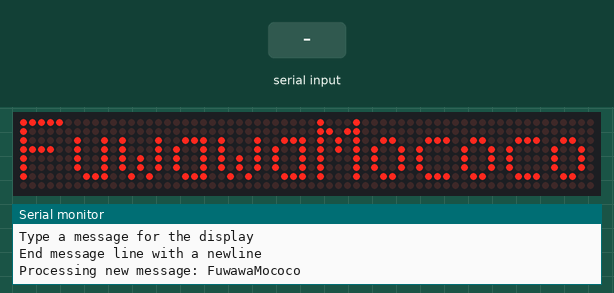
The sketch below on a simulated ESP8266 (Wemos D1 mini). Parts: 64×8 LED matrix, the last lines printed to the serial monitor. Inputs (shaded band) come from the test bench.

Above: at 1.2 s.
1.3 s: "1\n" received over Serial
At 2.2 s:
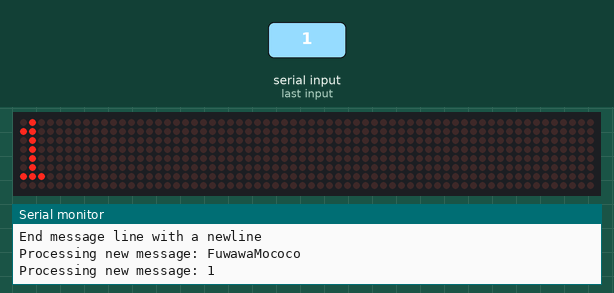
2.8 s: "0\n" received over Serial
At 3.4 s:
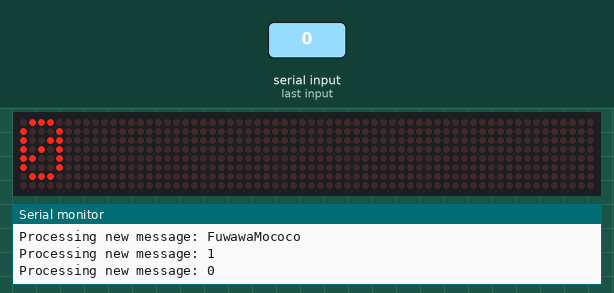
4.3 s: "2\n" received over Serial
At 5.7 s:
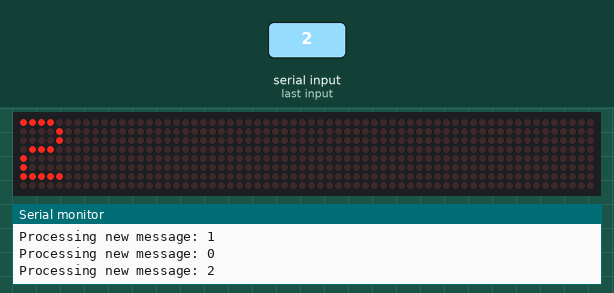
Timing chart, 0 to 7.3 s (numbered marks = the images above; inputs shaded):
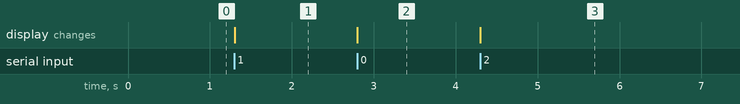

Measured:
- after the input at 1.3 s, the display: changes at once (image 1)
- after the input at 2.8 s, the display: changes at once (image 2)
- after the input at 4.3 s, the display: changes at once (image 3)

The sketch:

display_test.ino
```cpp
// Use the MD_MAX72XX library to Print some text on the display
//
// Demonstrates the use of the library to print text.
//
// User can enter text on the serial monitor and this will display as a
// message on the display.
// Library doc https://majicdesigns.github.io/MD_MAX72XX/class_m_d___m_a_x72_x_x.html
//
// THIS TEST CASE IS SUPPOSE TO BE RUN WITH ESP8266 (Wemos D1 Mini)

#include <MD_MAX72xx.h>
#include <SPI.h>

#define PRINT(s, v) { Serial.print(F(s)); Serial.print(v); }

// Define the number of devices we have in the chain and the hardware interface
// NOTE: These pin numbers will probably not work with your hardware and may
// need to be adapted
#define HARDWARE_TYPE MD_MAX72XX::DR1CR0RR0_HW
#define MAX_DEVICES 8

#define CLK_PIN   D2  // or SCK
#define DATA_PIN  D3  // or MOSI
#define CS_PIN    D4 // or SS

// SPI hardware interface
//MD_MAX72XX mx = MD_MAX72XX(HARDWARE_TYPE, CS_PIN, MAX_DEVICES);
// Arbitrary pins
MD_MAX72XX mx = MD_MAX72XX(HARDWARE_TYPE, DATA_PIN, CLK_PIN, CS_PIN, MAX_DEVICES);

// Text parameters
#define CHAR_SPACING  1 // pixels between characters

// Global message buffers shared by Serial and Scrolling functions
#define BUF_SIZE  75
char message[BUF_SIZE] = "FuwawaMococo";
bool newMessageAvailable = true;

void readSerial(void)
{
  static uint8_t	putIndex = 0;

  while (Serial.available())
  {
    message[putIndex] = (char)Serial.read();
    if ((message[putIndex] == '\n') || (putIndex >= BUF_SIZE-3))  // end of message character or full buffer
    {
      // put in a message separator and end the string
      message[putIndex] = '\0';
      // restart the index for next filling spree and flag we have a message waiting
      putIndex = 0;
      newMessageAvailable = true;
    }
    else
      // Just save the next char in next location
      message[putIndex++];
  }
}

void printText(uint8_t modStart, uint8_t modEnd, char *pMsg)
// Print the text string to the LED matrix modules specified.
// Message area is padded with blank columns after printing.
{
  uint8_t   state = 0;
  uint8_t   curLen;
  uint16_t  showLen;
  uint8_t   cBuf[8];
  int16_t   col = ((modEnd + 1) * COL_SIZE) - 1;

  mx.control(modStart, modEnd, MD_MAX72XX::UPDATE, MD_MAX72XX::OFF);

  do     // finite state machine to print the characters in the space available
  {
    switch(state)
    {
      case 0: // Load the next character from the font table
        // if we reached end of message, reset the message pointer
        if (*pMsg == '\0')
        {
          showLen = col - (modEnd * COL_SIZE);  // padding characters
          state = 2;
          break;
        }

        // retrieve the next character form the font file
        showLen = mx.getChar(*pMsg++, sizeof(cBuf)/sizeof(cBuf[0]), cBuf);
        curLen = 0;
        state++;
        // !! deliberately fall through to next state to start displaying

      case 1: // display the next part of the character
        mx.setColumn(col--, cBuf[curLen++]);

        // done with font character, now display the space between chars
        if (curLen == showLen)
        {
          showLen = CHAR_SPACING;
          state = 2;
        }
        break;

      case 2: // initialize state for displaying empty columns
        curLen = 0;
        state++;
        // fall through

      case 3:	// display inter-character spacing or end of message padding (blank columns)
        mx.setColumn(col--, 0);
        curLen++;
        if (curLen == showLen)
          state = 0;
        break;

      default:
        col = -1;   // this definitely ends the do loop
    }
  } while (col >= (modStart * COL_SIZE));

  mx.control(modStart, modEnd, MD_MAX72XX::UPDATE, MD_MAX72XX::ON);
}

void setup()
{
  mx.begin();

  Serial.begin(57600);
  Serial.print("\n[MD_MAX72XX Message Display]\nType a message for the display\nEnd message line with a newline");
}

void loop()
{
  readSerial();
  if (newMessageAvailable)
  {
    PRINT("\nProcessing new message: ", message);
    printText(0, MAX_DEVICES-1, message);
    newMessageAvailable = false;
  }
}
```
